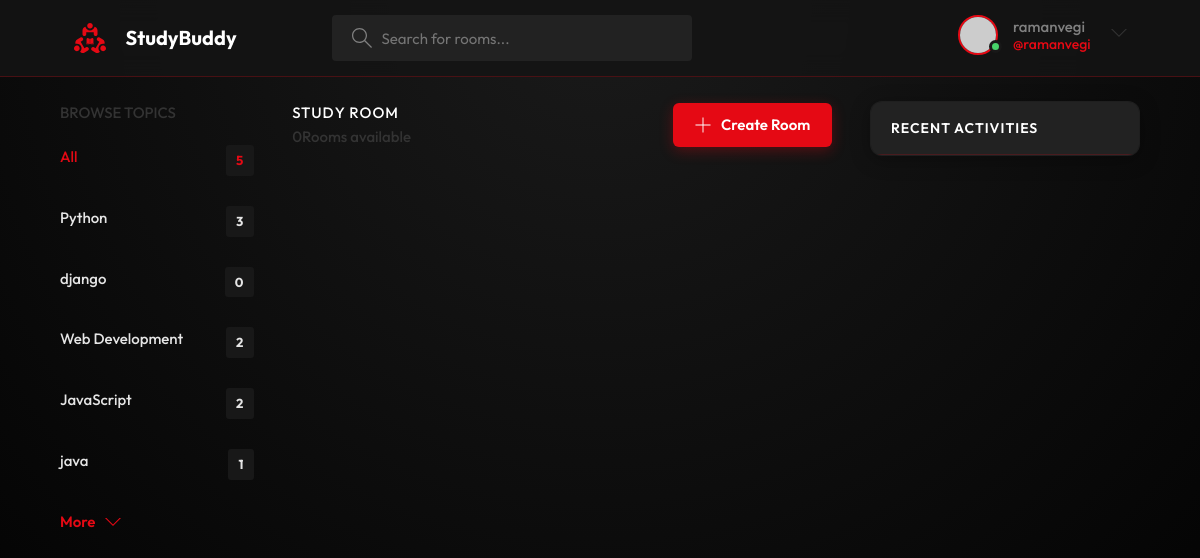
/?q=Algorithms (signed in), run on an earlier commit of the app's database.
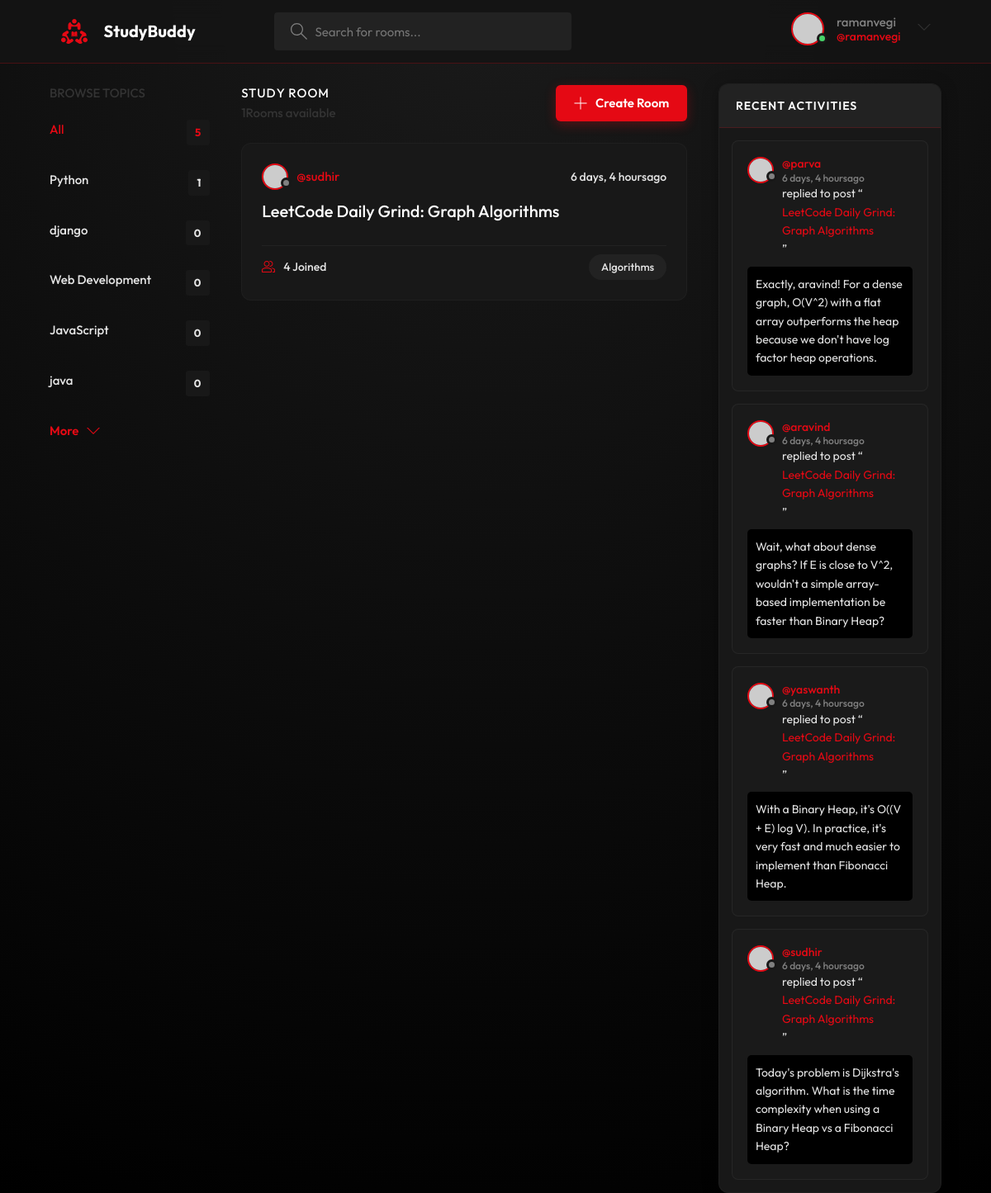
And on a later commit of the database.
### base/models.py (models this page shows, shortened)
class Topic(models.Model):
    name = models.CharField(max_length=200)

class Room(models.Model):
    host = models.ForeignKey(User, on_delete = models.SET_NULL, null=True)
    topic = models.ForeignKey(Topic, on_delete = models.SET_NULL, null=True)
    name = models.CharField(max_length=200)
    description = models.TextField(null=True, blank=True)
    participants = models.ManyToManyField(User, related_name='participants', blank=True)
    updated = models.DateTimeField(auto_now=True)
    created = models.DateTimeField(auto_now_add=True)
    class Meta:
        ordering = ['-updated', '-created']
    def __str__(self):
        return self.name

class Message(models.Model):
    user = models.ForeignKey(User, on_delete = models.CASCADE)
    room = models.ForeignKey(Room, on_delete = models.CASCADE )
    body = models.TextField()
    updated = models.DateTimeField(auto_now=True)
    created = models.DateTimeField(auto_now_add=True)
    class Meta:
        ordering = ['-updated', '-created']

### base/views.py (the view)
# urls.py: path('',views.home, name="home"),
def home(request):
    if not request.user.is_authenticated:
        return redirect('login')
    q = request.GET.get('q') if request.GET.get('q') != None else ''
    rooms = Room.objects.filter(
        Q(topic__name__icontains=q) |
        Q(name__icontains = q) |
        Q(description__icontains = q)
        )
    topics = Topic.objects.all()[0:5]
    room_count = rooms.count()
    room_messages = Message.objects.filter(Q(room__topic__name__icontains=q))
    context = {'rooms': rooms, 'topics':topics,
               'room_count': room_count,
               'room_messages' : room_messages}
    return render(request,'base/home.html', context)

### base/templates/base/home.html (shortened to what this page needs)
{% extends 'main.html' %}
{% block content %}
    <main class="layout layout--3">
      <div class="container">
        {% include 'base/topics_component.html'%}
        <div class="roomList">
          <div class="roomList__header">
            <div>
              <h2>Study Room</h2>
              <p>{{room_count}}Rooms available</p>
            </div>
            <a class="btn btn--main" href="{% url 'create-room' %}">
              <svg version="1.1" xmlns="http://www.w3.org/2000/svg" width="32" height="32" viewBox="0 0 32 32">
                <title>add</title>
                <path
                  d="M16.943 0.943h-1.885v14.115h-14.115v1.885h14.115v14.115h1.885v-14.115h14.115v-1.885h-14.115v-14.115z"
                ></path>
              </svg>
              Create Room
            </a>
          </div>
          {% include 'base/feed_component.html' %}
        </div>
         {% include 'base/activity_component.html' %}
      </div>
    </main>
{% endblock %}

### base/templates/base/topics_component.html
<div class="topics">
    <div class="topics__header">
            <h2>Browse Topics</h2>
    </div>
        <ul class="topics__list">
            <li>
              <a href="{% url 'home' %}" class="active">All<span>{{topics.count}}</span></a>
            </li>
            {% for topic in topics %}
            <li>
              <a href="{% url 'home' %}?q={{topic.name}}">{{topic.name}}<span>{{topic.room_set.all.count}}</span></a>
            </li>
            {% endfor%}
        </ul>
          <a class="btn btn--link" href="{% url 'topics' %}">
            More
            <svg version="1.1" xmlns="http://www.w3.org/2000/svg" width="32" height="32" viewBox="0 0 32 32">
              <title>chevron-down</title>
              <path d="M16 21l-13-13h-3l16 16 16-16h-3l-13 13z"></path>
            </svg>
          </a>
        </div>

### base/templates/base/feed_component.html (shortened to what this page needs)
{% for room in rooms %}
        <div class="roomListRoom">
            <div class="roomListRoom__header">
              <a href="{% url 'user-profile' room.host.id %}" class="roomListRoom__author">
                <div class="avatar avatar--small">
                  <img src="https://randomuser.me/api/portraits/women/11.jpg" />
                </div>
                <span>@{{room.host.username}}</span>
              </a>
              <div class="roomListRoom__actions">
                <span>{{room.created|timesince}}ago</span>
              </div>
            </div>
            <div class="roomListRoom__content">
              <a href="{% url 'room' room.id %}">{{room.name}}</a>
            </div>
            <div class="roomListRoom__meta">
              <a href="{% url 'room' room.id %}" class="roomListRoom__joined">
                {{room.participants.all.count}} Joined
              </a>
              <p class="roomListRoom__topic">{{room.topic.name}}</p>
            </div>
        </div>
{% endfor %}

### base/templates/base/activity_component.html (shortened to what this page needs)
        <div class="activities">
          <div class="activities__header">
            <h2>Recent Activities</h2>
          </div>
         {% for message in room_messages %}
          <div class="activities__box">
            <div class="activities__boxHeader roomListRoom__header">
              <a href="{% url 'user-profile' message.user.id %}" class="roomListRoom__author">
                <div class="avatar avatar--small">
                  <img src="https://randomuser.me/api/portraits/women/11.jpg" />
                </div>
                <p>
                  @{{ message.user }}
                  <span>{{message.created|timesince}}ago</span>
                </p>
              </a>
            </div>
            <div class="activities__boxContent">
              <p>replied to post “<a href="{% url 'room' message.room.id %}">{{message.room}}</a>”</p>
              <div class="activities__boxRoomContent">
                {{message.body}}
              </div>
            </div>
          </div>
          {% endfor %}
        </div>

What changed in the data, as far as the page shows it:
computed for Topic "Python": room_set.all.count "3" → "1"
computed for Topic "Web Development": room_set.all.count "2" → "0"
computed for Topic "JavaScript": room_set.all.count "2" → "0"
computed for Topic "java": room_set.all.count "1" → "0"
added Room: host.username "sudhir", created "6 days, 4 hours", name "LeetCode Daily Grind: Graph Algorithms", participants.all.count "4", topic.name "Algorithms"
added Message: user "parva", created "6 days, 4 hours", room "LeetCode Daily Grind: Graph Algorithms", body "Exactly, aravind! For a dense graph, O(V^2) with a flat array outperforms the heap because we don't have log factor heap operations."
added Message: user "aravind", created "6 days, 4 hours", room "LeetCode Daily Grind: Graph Algorithms", body "Wait, what about dense graphs? If E is close to V^2, wouldn't a simple array-based implementation be faster than Binary Heap?"
added Message: user "yaswanth", created "6 days, 4 hours", room "LeetCode Daily Grind: Graph Algorithms", body "With a Binary Heap, it's O((V + E) log V). In practice, it's very fast and much easier to implement than Fibonacci Heap."
added Message: user "sudhir", created "6 days, 4 hours", room "LeetCode Daily Grind: Graph Algorithms", body "Today's problem is Dijkstra's algorithm. What is the time complexity when using a Binary Heap vs a Fibonacci Heap?"
Also different on the page:
{{ room_count }}: "0" → "1"
